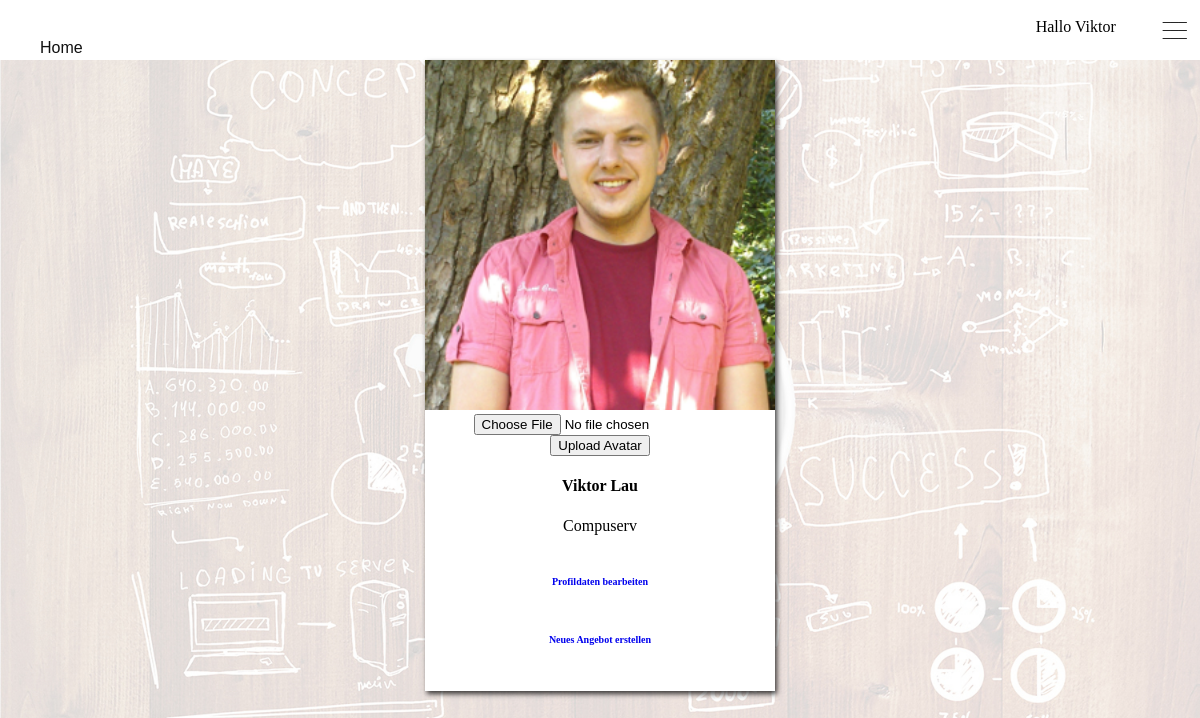
Screenshot of /profil.php (signed in) with the database file from the repository.
### tables this page shows
CREATE TABLE `tbl_benutzer` (
  `user_id` int(11) NOT NULL,
  `user_titel` varchar(256) NOT NULL,
  `user_position` varchar(256) NOT NULL,
  `user_first` varchar(256) NOT NULL,
  `user_last` varchar(256) NOT NULL,
  `user_firm` varchar(256) NOT NULL,
  `user_email` varchar(256) NOT NULL,
  `user_telefon` varchar(256) NOT NULL,
  `user_uid` varchar(256) NOT NULL,
  `user_pic` varchar(256) DEFAULT NULL,
  `user_pwd` varchar(256) NOT NULL,
  `user_rang` varchar(256) NOT NULL
);

### profil.php (the view, shortened to what this page needs)
<?php
    include_once 'includes/dbh_inc.php';
    include_once 'header.php';
    $uid = $_SESSION["u_id"];
    $sql = "SELECT * FROM tbl_benutzer WHERE user_id='$uid'";
    $result = $db->query($sql);
if ($result->num_rows > 0) {
    while($row = $result->fetch_assoc()) {
        echo"
        <div class='content'>
        <center>
            <img src='../uploads/userpic/". $row["user_pic"]. "' alt='Avatar' style='width:100%'>
            <form action='upload.php' method='post' enctype='multipart/form-data'>
            <input type='file' name='fileToUpload' id='fileToUpload'>
            <input type='submit' value='Upload Avatar' name='submit'>
            </form>
            <h4><b>" . $row["user_first"]." ". $row["user_last"]. "</b></h4>
            <p>" . $row["user_firm"]. "</p>
            <h1><a style='font-size: 10px;' href='editor.php'>Profildaten bearbeiten</a></h1>
            <h1><a style='font-size: 10px;' href='newjob.php'>Neues Angebot erstellen</a></h1><br>
            </center>
        </div>
       ";
    };
};
?>
<!DOCTYPE html>
<html>
  <head>
  </head>
  <body>
  </body>
</html>
<?php
    include_once 'header.php';
?>

### index-style.css (style rules this page uses)
html { margin: 0px; padding: 0px; }
body { height:100%; margin: 0px; background-color: #ccc; padding-bottom:60px; background-image: url('../images/bg.jpg'); background-size: 100%; background-repeat: no-repeat; background-attachment: fixed; background-position: center; }
a { text-decoration: none; }
.content { width: 350px; height: auto; text-align: center; background-color: white; box-shadow: 2px 3px 5px 0px rgba(0,0,0,0.75); margin: auto; }

### rows the page displays
tbl_benutzer: user_pic (picture), user_first "Viktor", user_last "Lau", user_firm "Compuserv"

### other values shown
$_SESSION["u_first"] "Viktor"
